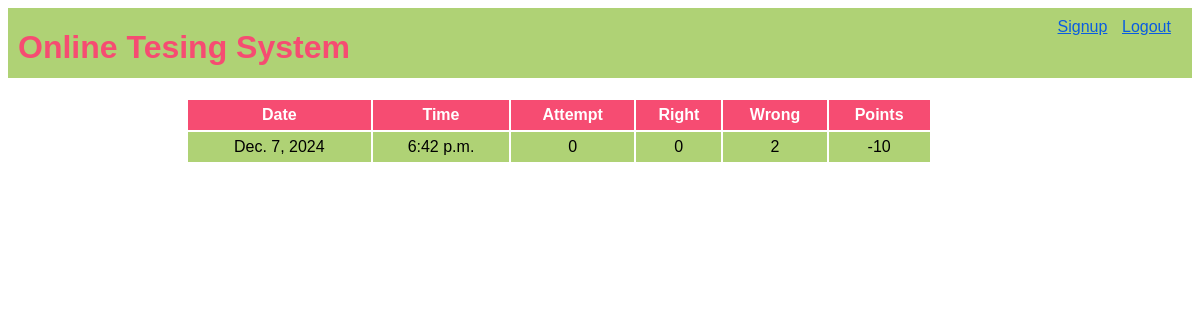
Screenshot of /OTS/result (signed in) with the database file from the repository.
### OTS/models.py (models this page shows)
class Result(models.Model):
    resultid=models.BigAutoField(primary_key=True,auto_created=True)
    username=models.ForeignKey(Candidate,on_delete=models.CASCADE)
    date=models.DateField(auto_now=True)
    time=models.TimeField(auto_now=True)
    attempt=models.IntegerField()
    right=models.IntegerField()
    wrong=models.IntegerField()
    points=models.IntegerField()

### OTS/views.py (the view)
# urls.py: path('result',showTestResult,name='result'),
def showTestResult(request):
     if 'name' not in request.session.keys():
        return HttpResponseRedirect("login")
     result=Result.objects.filter(resultid=Result.objects.latest('resultid').resultid,username_id=request.session['username'])
     context={'result':result}
     return render(request,'show_result.html',context)

### OTS/templates/show_result.html (shortened to what this page needs)
{% extends 'main.html' %}
{%block top%}
<a href="{% url 'OTS:registrationForm' %}">Signup</a>
<a href="{% url 'OTS:logout' %}">Logout</a>
{%endblock%}
{%block content%}
<table>
    <tr>
        <th>Date</th>
        <th>Time</th>
        <th>Attempt</th>
        <th>Right</th>
        <th>Wrong</th>
        <th>Points</th>
    </tr>
    {% for r in result%}
    <tr>
        <td>{{r.date}}</td>
        <td>{{r.time}}</td>
        <td>{{r.attempt}}</td>
        <td>{{r.right}}</td>
        <td>{{r.wrong}}</td>
        <td>{{r.points}}</td>
    </tr>
    {%endfor%}
</table>
{%endblock%}

### OTS/static/theme.css (style rules this page uses)
* { font-family: 'Gill Sans', 'Gill Sans MT', Calibri, 'Trebuchet MS', sans-serif; }
.top div.menu a { color:#095ce1; display: inline-block; min-width: 50px; margin-right: 10px; }
table { width:90%; }
table tr:nth-child(odd) { background-color: #456705; color: white; height: 30px; }
table tr:nth-child(even) { background-color: #AFD275; height: 30px; }
table tr:first-child { background-color: #f64c72; }
table td { text-align: center; }

### rows the page displays
Result: date "Dec. 7, 2024", time "6:42 p.m.", attempt "0", right "0", wrong "2", points "-10"
